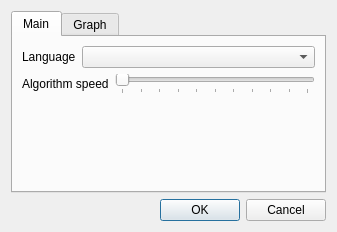
<?xml version="1.0" encoding="UTF-8"?>
<ui version="4.0">
 <class>OptionDialog</class>
 <widget class="QDialog" name="OptionDialog">
  <property name="geometry">
   <rect>
    <x>0</x>
    <y>0</y>
    <width>337</width>
    <height>232</height>
   </rect>
  </property>
  <property name="windowTitle">
   <string>Options</string>
  </property>
  <property name="windowIcon">
   <iconset resource="../Resourses/resourses.qrc">
    <normaloff>:/functional/Properties.png</normaloff>:/functional/Properties.png</iconset>
  </property>
  <layout class="QVBoxLayout" name="verticalLayout">
   <item>
    <widget class="QTabWidget" name="tabWidget">
     <widget class="QWidget" name="tab">
      <attribute name="title">
       <string>Main</string>
      </attribute>
      <layout class="QVBoxLayout" name="verticalLayout_2">
       <item>
        <layout class="QHBoxLayout" name="horizontalLayout_2">
         <item>
          <widget class="QLabel" name="label_5">
           <property name="sizePolicy">
            <sizepolicy hsizetype="Maximum" vsizetype="Preferred">
             <horstretch>0</horstretch>
             <verstretch>0</verstretch>
            </sizepolicy>
           </property>
           <property name="text">
            <string>Language</string>
           </property>
          </widget>
         </item>
         <item>
          <widget class="QComboBox" name="comboBox">
           <property name="minimumSize">
            <size>
             <width>180</width>
             <height>0</height>
            </size>
           </property>
          </widget>
         </item>
        </layout>
       </item>
       <item>
        <layout class="QHBoxLayout" name="horizontalLayout_3">
         <item>
          <widget class="QLabel" name="label_6">
           <property name="text">
            <string>Algorithm speed</string>
           </property>
          </widget>
         </item>
         <item>
          <widget class="QSlider" name="horizontalSlider">
           <property name="minimumSize">
            <size>
             <width>190</width>
             <height>0</height>
            </size>
           </property>
           <property name="maximum">
            <number>1000</number>
           </property>
           <property name="singleStep">
            <number>100</number>
           </property>
           <property name="pageStep">
            <number>100</number>
           </property>
           <property name="orientation">
            <enum>Qt::Horizontal</enum>
           </property>
           <property name="tickPosition">
            <enum>QSlider::TicksBelow</enum>
           </property>
          </widget>
         </item>
        </layout>
       </item>
       <item>
        <spacer name="verticalSpacer">
         <property name="orientation">
          <enum>Qt::Vertical</enum>
         </property>
         <property name="sizeHint" stdset="0">
          <size>
           <width>20</width>
           <height>40</height>
          </size>
         </property>
        </spacer>
       </item>
      </layout>
     </widget>
     <widget class="QWidget" name="tab_2">
      <attribute name="icon">
       <iconset resource="../Resourses/resourses.qrc">
        <normaloff>:/icons/MainT.png</normaloff>:/icons/MainT.png</iconset>
      </attribute>
      <attribute name="title">
       <string>Graph</string>
      </attribute>
      <layout class="QVBoxLayout" name="verticalLayout_3">
       <item>
        <widget class="QLabel" name="label_4">
         <property name="text">
          <string>&lt;html&gt;&lt;head/&gt;&lt;body&gt;&lt;p align=&quot;center&quot;&gt;&lt;span style=&quot; font-weight:600;&quot;&gt;Standard values&lt;/span&gt;&lt;/p&gt;&lt;/body&gt;&lt;/html&gt;</string>
         </property>
        </widget>
       </item>
       <item>
        <layout class="QGridLayout" name="gridLayout">
         <item row="1" column="0">
          <widget class="QLabel" name="label_2">
           <property name="text">
            <string>Vertex color</string>
           </property>
          </widget>
         </item>
         <item row="0" column="1">
          <widget class="QSpinBox" name="spinBox">
           <property name="minimumSize">
            <size>
             <width>150</width>
             <height>0</height>
            </size>
           </property>
           <property name="minimum">
            <number>1</number>
           </property>
           <property name="maximum">
            <number>1000</number>
           </property>
          </widget>
         </item>
         <item row="0" column="0">
          <widget class="QLabel" name="label">
           <property name="text">
            <string>Vertex radius</string>
           </property>
          </widget>
         </item>
         <item row="2" column="0">
          <widget class="QLabel" name="label_3">
           <property name="text">
            <string>Rib weight</string>
           </property>
          </widget>
         </item>
         <item row="2" column="1">
          <widget class="QSpinBox" name="spinBox_2">
           <property name="minimumSize">
            <size>
             <width>150</width>
             <height>0</height>
            </size>
           </property>
           <property name="minimum">
            <number>1</number>
           </property>
           <property name="maximum">
            <number>1000</number>
           </property>
          </widget>
         </item>
         <item row="1" column="1">
          <layout class="QHBoxLayout" name="horizontalLayout">
           <item>
            <widget class="QLineEdit" name="lineEdit">
             <property name="minimumSize">
              <size>
               <width>115</width>
               <height>0</height>
              </size>
             </property>
             <property name="readOnly">
              <bool>true</bool>
             </property>
            </widget>
           </item>
           <item>
            <widget class="QToolButton" name="toolButton">
             <property name="text">
              <string>...</string>
             </property>
            </widget>
           </item>
          </layout>
         </item>
        </layout>
       </item>
       <item>
        <widget class="QCheckBox" name="checkBox">
         <property name="text">
          <string>Graph editable</string>
         </property>
        </widget>
       </item>
      </layout>
     </widget>
    </widget>
   </item>
   <item>
    <widget class="QDialogButtonBox" name="buttonBox">
     <property name="orientation">
      <enum>Qt::Horizontal</enum>
     </property>
     <property name="standardButtons">
      <set>QDialogButtonBox::Cancel|QDialogButtonBox::Ok</set>
     </property>
    </widget>
   </item>
  </layout>
 </widget>
 <resources>
  <include location="../Resourses/resourses.qrc"/>
 </resources>
 <connections>
  <connection>
   <sender>buttonBox</sender>
   <signal>accepted()</signal>
   <receiver>OptionDialog</receiver>
   <slot>accept()</slot>
   <hints>
    <hint type="sourcelabel">
     <x>248</x>
     <y>254</y>
    </hint>
    <hint type="destinationlabel">
     <x>157</x>
     <y>274</y>
    </hint>
   </hints>
  </connection>
  <connection>
   <sender>buttonBox</sender>
   <signal>rejected()</signal>
   <receiver>OptionDialog</receiver>
   <slot>reject()</slot>
   <hints>
    <hint type="sourcelabel">
     <x>316</x>
     <y>260</y>
    </hint>
    <hint type="destinationlabel">
     <x>286</x>
     <y>274</y>
    </hint>
   </hints>
  </connection>
 </connections>
</ui>
